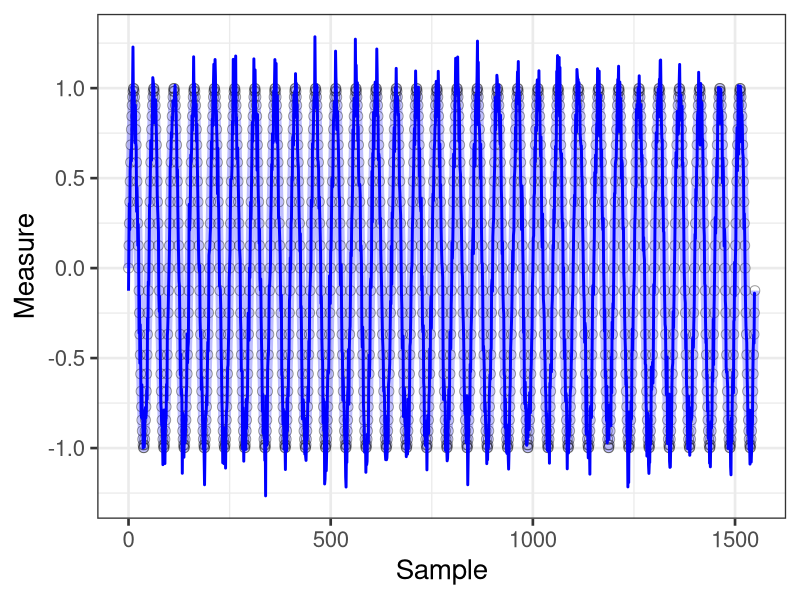
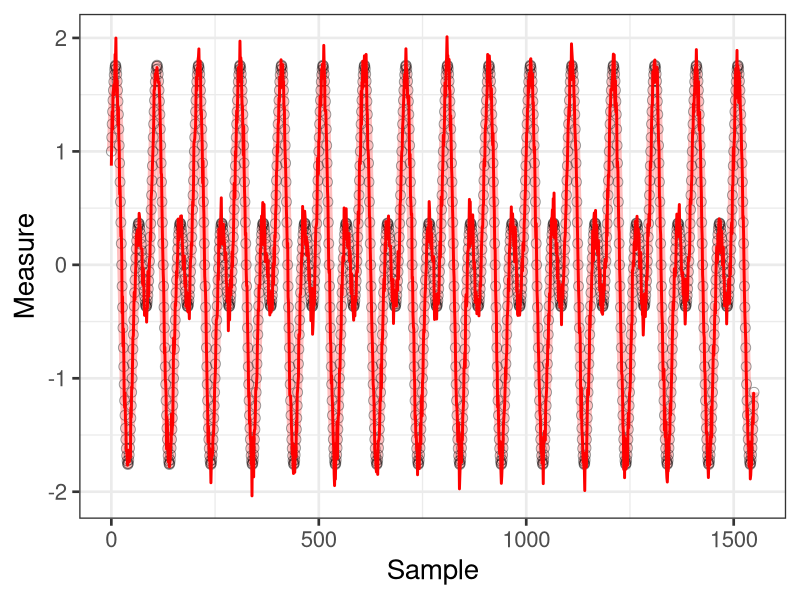

Here is the R script that generated these plots, in order:
##################################################
#
#
#
# Miguel Perez-Xochicale <http://mxochicale.github.io/>
# Doctoral Researcher in Human-Robot Interaction
# University of Birmigham, U.K. (2014-2018)
#

#@article{England2007,
#         author = {England, Scott A. and Granata, Kevin P.},
#         title = {{The influence of gait speed on local dynamic stability of walking}}
#}



#
#  the 12th April 2017
#  the 1st of February 2016
#
#
##################################################

library(data.table)
library(ggplot2)


freq1 <- 1;
period1 <- 1 / freq1;
w1 <- 2 * pi * freq1;

freq2 <- 1/2;
period2 <- 1 / freq2;
w2 <- 2 * pi * freq2;

phase <- 0

sampling_frequency <- 50
timeinterval     <- 31         # measuring time interval (seconds)
n       <- seq(0,timeinterval-1/sampling_frequency, 1/sampling_frequency ) # vector of sampling time-points (s)

noise <- rnorm( length(n), 0, .1)


# xn <- sin(w1*n + phase)
# xn <- sin(w1*n + phase) + noise
# xn <- sin(w1*n + phase) +  cos(w2*n + phase)
# xn <- sin(w1*n + phase) +  cos(w2*n + phase) + noise

ts <- data.table(
  n=0:(length(n)-1),
  xn=n,
  xnsin=sin(w1*n + phase),
  xnsinnoise= sin(w1*n + phase) + noise,
  xnsincos=sin(w1*n + phase) +  cos(w2*n + phase),
  xnsincosnoise=sin(w1*n + phase) +  cos(w2*n + phase) + noise
  )



plot1 <- ggplot(ts,aes(x=n,y=xnsin)) +
  geom_line(lwd = 3, colour = "blue",alpha=0.25)+
  geom_point(size=3,alpha=0.4,shape=1)+
  geom_line(mapping = aes(y = xnsinnoise),lwd = 1, colour = "blue",alpha=1) +
  labs(x= "Sample", y="Measure")+
  theme_bw(20)
plot1


plot2 <- ggplot(ts,aes(x=n,y=xnsincos)) +
  geom_line(lwd = 3, colour = "red",alpha=0.25)+
  geom_point(size=3,alpha=0.4,shape=1)+
  geom_line(mapping = aes(y = xnsincosnoise),lwd = 1, colour = "red",alpha=1) +
  labs(x= "Sample", y="Measure")+
  theme_bw(20)
plot2


# write.table(ts, "periodic.dt", row.name=FALSE)
